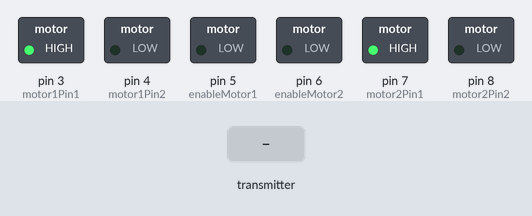
Bench run of a sketch on a simulated Arduino Uno, built with avr-gcc and run on an emulated ATmega328P. On the bench: switched loads named in the sketch (green lamp = pin HIGH). Inputs (shaded band) come from the test bench. No radio packets arrive unless stated.

Above: at 1.2 s.
1.3 s: the transmitter starts sending xAxisValue = 0
At 1.8 s:
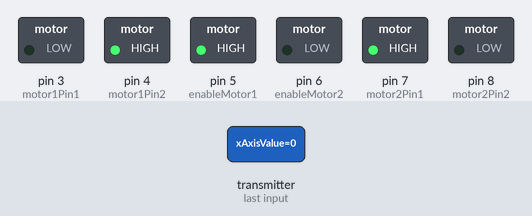
2.8 s: the transmitter starts sending yAxisValue = 64
At 4.0 s:
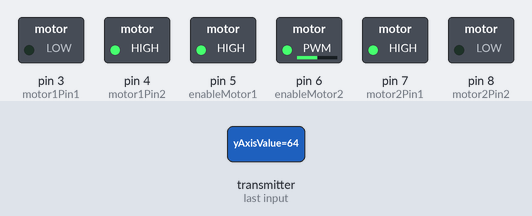
4.3 s: the transmitter starts sending xAxisValue = 64
At 5.3 s:
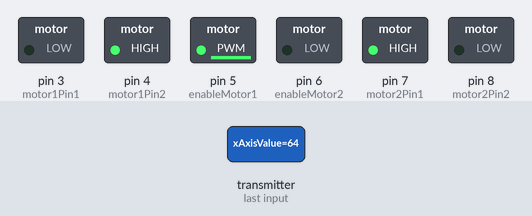
5.8 s: the transmitter starts sending yAxisValue = 0
At 6.4 s:
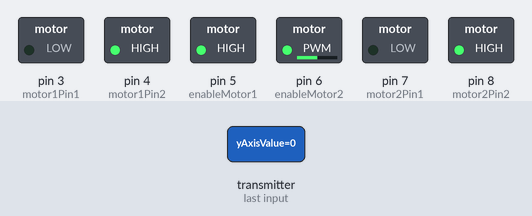
7.3 s: the transmitter starts sending xAxisValue = 128
At 7.6 s:
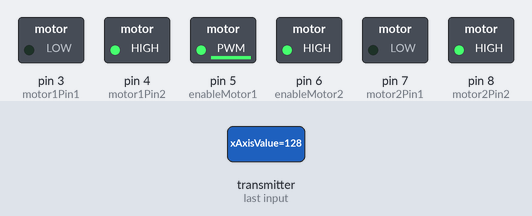
8.8 s: the transmitter starts sending yAxisValue = 128
At 9.9 s:
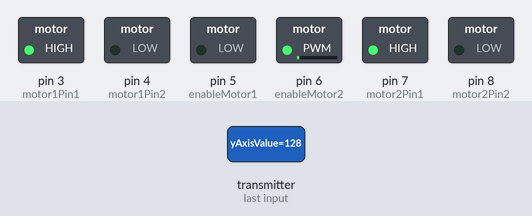
Timing chart, 0 to 11.3 s (numbered marks = the images above; inputs shaded):
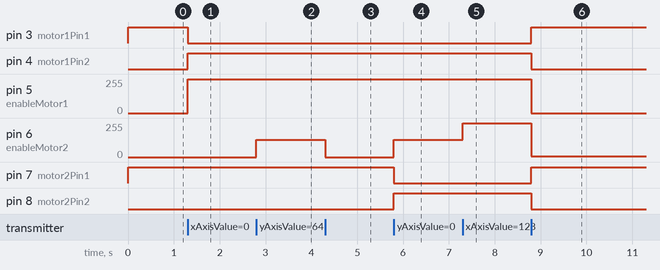

The sketch:

Car1.ino
```cpp
#include <SPI.h>
#include <nRF24L01.h>
#include <RF24.h>

#define SIGNAL_TIMEOUT 500  // This is signal timeout in milli seconds.

const uint64_t addr = 0xF0F0F0F0D4LL;
RF24 radio(9,10);
unsigned long lastRecvTime = 0;

struct PacketData
{
  byte xAxisValue;
  byte yAxisValue;
  byte switchStatus;
} receiverData;

int enableMotor1=5;
int motor1Pin1=3;
int motor1Pin2=4;

int enableMotor2=6;
int motor2Pin1=7;
int motor2Pin2=8;


void setup()
{
  pinMode(enableMotor1,OUTPUT);
  pinMode(motor1Pin1,OUTPUT);
  pinMode(motor1Pin2,OUTPUT);

  pinMode(enableMotor2,OUTPUT);
  pinMode(motor2Pin1,OUTPUT);
  pinMode(motor2Pin2,OUTPUT);

  rotateMotor(0,0);

  radio.begin();
  radio.setDataRate(RF24_250KBPS);
  radio.openReadingPipe(1,addr);
  radio.startListening(); //start the radio receiver

}

void loop()
{
    int motorSpead1=0;
    int motorSpead2=0;
    // Check if RF is connected and packet is available
    if(radio.isChipConnected() && radio.available())
    {
      radio.read(&receiverData, sizeof(PacketData));
      //This is default mode to run motors. Switch is open and HIGH if not pushed.
      if (receiverData.switchStatus)
      {
        moveCar();
      }
      else
      {
        logicToTurnMotorsOnBothSide();
      }
      lastRecvTime = millis();
    }
    else
    {
      //Signal lost. Reset the motor to stop
      unsigned long now = millis();
      if ( now - lastRecvTime > SIGNAL_TIMEOUT )
      {
        rotateMotor(0, 0);
     }
   }
}

void moveCar()
{
    int motorSpead1=0;
    int motorSpead2=0;
    int throttle = map(receiverData.yAxisValue, 0, 254, -255, 255);
    int mappedXValue = map(receiverData.xAxisValue, 0, 254, -255, 255);
    int motorDirection = 1;
    if (throttle < 0)
    {
      motorDirection = -1;
    }

    motorSpead1 = abs(throttle) - mappedXValue;
    motorSpead2 = abs(throttle) + mappedXValue;

    motorSpead1 = constrain(motorSpead1, 0, 255);
    motorSpead2 = constrain(motorSpead2, 0, 255);

    rotateMotor(motorSpead1 * motorDirection, motorSpead2 * motorDirection);
}

void rotateMotor(int speed1, int speed2)
{
  if (speed1 < 0)
  {
    digitalWrite(motor1Pin1,LOW);
    digitalWrite(motor1Pin2,HIGH);
  }
  else if (speed1 >= 0)
  {
    digitalWrite(motor1Pin1,HIGH);
    digitalWrite(motor1Pin2,LOW);
  }

  if (speed2 < 0)
  {
    digitalWrite(motor2Pin1,LOW);
    digitalWrite(motor2Pin2,HIGH);
  }
  else if (speed2 >= 0)
  {
    digitalWrite(motor2Pin1,HIGH);
    digitalWrite(motor2Pin2,LOW);
  }

  analogWrite(enableMotor1,abs(speed1));
  analogWrite(enableMotor2,abs(speed2));
}

void logicToTurnMotorsOnBothSide()
{
    int motorSpead1=0;
    int motorSpead2=0;
    int throttle = map(receiverData.yAxisValue, 0, 254, -255, 255);
    int mappedXValue = map(receiverData.xAxisValue, 0, 254, -255, 255);
    if (throttle < 0)
    {
      mappedXValue = -mappedXValue;
    }

    motorSpead1 = throttle - mappedXValue;
    motorSpead2 = throttle + mappedXValue;

    motorSpead1 = constrain(motorSpead1, -255, 255);
    motorSpead2 = constrain(motorSpead2, -255, 255);

    rotateMotor(motorSpead1, motorSpead2);
}
```

Measured:
- after the input at 1.3 s, pin 3 (motor1Pin1): HIGH → LOW at once; pin 4 (motor1Pin2): LOW → HIGH at once; pin 5 (enableMotor1): 0/255 → 255/255 at once
- after the input at 2.8 s, pin 6 (enableMotor2): 0/255 → 128/255 at once
- after the input at 4.3 s, pin 5 (enableMotor1): 255/255 → 254/255 at once; pin 6 (enableMotor2): 128/255 → 0/255 at once
- after the input at 5.8 s, pin 5 (enableMotor1): 254/255 → 255/255 at once; pin 6 (enableMotor2): 0/255 → 128/255 at once; pin 7 (motor2Pin1): HIGH → LOW at once; pin 8 (motor2Pin2): LOW → HIGH at once
- after the input at 7.3 s, pin 5 (enableMotor1): 255/255 → 253/255 at once; pin 6 (enableMotor2): 128/255 → 255/255 at once
- after the input at 8.8 s, pin 3 (motor1Pin1), pin 7 (motor2Pin1): LOW → HIGH at once; pin 4 (motor1Pin2), pin 8 (motor2Pin2): HIGH → LOW at once; pin 5 (enableMotor1): 253/255 → 0/255 at once; pin 6 (enableMotor2): 255/255 → 4/255 at once
